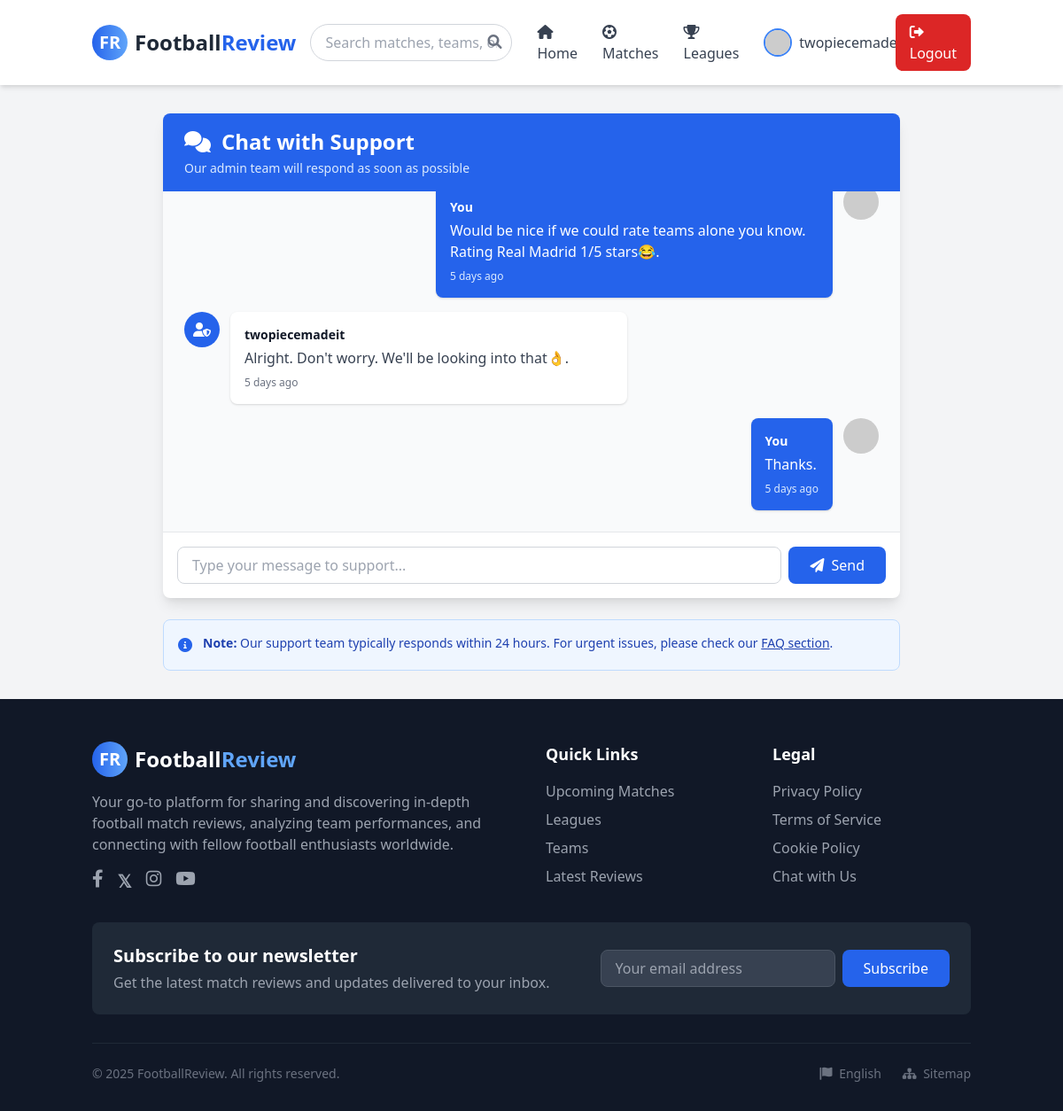
The app's page /code/chat.php (signed in) with its own data.
### tables this page shows
CREATE TABLE `support_messages` (
  `id` int NOT NULL,
  `user_id` int NOT NULL,
  `admin_id` int DEFAULT NULL,
  `message` text NOT NULL,
  `is_admin` tinyint(1) DEFAULT '0',
  `created_at` timestamp NOT NULL DEFAULT CURRENT_TIMESTAMP
);

CREATE TABLE `users` (
  `id` int NOT NULL,
  `username` varchar(50) DEFAULT NULL,
  `email` varchar(100) NOT NULL,
  `password_hash` varchar(255) NOT NULL,
  `display_name` varchar(50) DEFAULT NULL,
  `avatar` varchar(255) DEFAULT NULL,
  `bio` text,
  `role` enum('fan','admin','user') DEFAULT 'fan',
  `status` enum('active','inactive','banned') DEFAULT 'active',
  `login_attempts` int DEFAULT '0',
  `last_failed_login` timestamp NULL DEFAULT NULL,
  `last_login` timestamp NULL DEFAULT NULL,
  `created_at` timestamp NOT NULL DEFAULT CURRENT_TIMESTAMP,
  `updated_at` timestamp NOT NULL DEFAULT CURRENT_TIMESTAMP ON UPDATE CURRENT_TIMESTAMP
);

### code/includes/functions.php (called while the page is built, shortened)
<?php
function time_elapsed_string($datetime, $full = false) {
    $now = new DateTime;
    $ago = new DateTime($datetime);
    $diff = $now->diff($ago);
    $weeks = floor($diff->days / 7);
    $diff->d -= $weeks * 7;
    $string = array(
        'y' => 'year',
        'm' => 'month',
        'w' => 'week',
        'd' => 'day',
        'h' => 'hour',
        'i' => 'minute',
        's' => 'second',
    );
    foreach ($string as $k => &$v) {
        if ($k === 'w') {
            $value = $weeks;
        } else {
            $value = $diff->$k;
        }
        if ($value) {
            $v = $value . ' ' . $v . ($value > 1 ? 's' : '');
        } else {
            unset($string[$k]);
        }
    }
    if (!$full) $string = array_slice($string, 0, 1);
    return $string ? implode(', ', $string) . ' ago' : 'just now';
}
function get_avatar_url($user_avatar, $size = 100, $name_fallback = null) {
    $name = $name_fallback ?? $_SESSION['username'] ?? 'User';
    return "https://ui-avatars.com/api/?name=" . urlencode($name) . "&size=$size&background=random&length=1";
}

### code/chat.php (the view, shortened to what this page needs)
<?php
$db = Database::getInstance()->getConnection();
$user_id = $_SESSION['user_id'];
$stmt = $db->prepare("SELECT sm.*, u.username, u.avatar, u.display_name
    FROM support_messages sm
    JOIN users u ON sm.user_id = u.id
    WHERE sm.user_id = ? OR (sm.is_admin = 1 AND sm.admin_id = ?)
    ORDER BY sm.created_at ASC");
$stmt->execute([$user_id, $user_id]);
$messages = $stmt->fetchAll();
?>
<!DOCTYPE html>
<html lang="en">
<head>
    <link href="https://cdn.jsdelivr.net/npm/tailwindcss@2.2.19/dist/tailwind.min.css" rel="stylesheet">
    <link rel="stylesheet" href="https://cdnjs.cloudflare.com/ajax/libs/font-awesome/6.0.0-beta3/css/all.min.css">
    <link rel="stylesheet" href="<?= BASE_URL ?>/assets/css/style.css">
</head>
<body class="bg-gray-100">
<?php include 'includes/partials/header.php'; ?>
<div class="max-w-4xl mx-auto px-4 sm:px-6 lg:px-8 py-8">
    <div class="bg-white rounded-lg shadow-lg overflow-hidden">
        <div class="bg-blue-600 px-6 py-4">
            <h1 class="text-2xl font-bold text-white flex items-center">
                <i class="fas fa-comments mr-3"></i>
                Chat with Support
            </h1>
            <p class="text-blue-100 text-sm mt-1">Our admin team will respond as soon as possible</p>
        </div>
        <div class="h-96 overflow-y-auto p-6 bg-gray-50" id="chat-container">
            <?php if (empty($messages)): ?>
                <div class="text-center py-12">
                    <i class="fas fa-comment-dots text-6xl text-gray-300 mb-4"></i>
                    <p class="text-gray-500">No messages yet. Start the conversation!</p>
                </div>
            <?php else: ?>
                <div class="space-y-4">
                    <?php foreach ($messages as $msg): ?>
                        <?php if ($msg['is_admin']): ?>
                            <div class="flex items-start">
                                <div class="flex-shrink-0">
                                    <div class="h-10 w-10 rounded-full bg-blue-600 flex items-center justify-center">
                                        <i class="fas fa-user-shield text-white"></i>
                                    </div>
                                </div>
                                <div class="ml-3 flex-1">
                                    <div class="bg-white rounded-lg shadow p-4 max-w-md">
                                        <p class="text-sm font-semibold text-gray-900 mb-1">
                                            <?= htmlspecialchars($msg['display_name'] ?? 'Support Team') ?>
                                        </p>
                                        <p class="text-gray-700"><?= nl2br(htmlspecialchars($msg['message'])) ?></p>
                                        <p class="text-xs text-gray-500 mt-2"><?= time_elapsed_string($msg['created_at']) ?></p>
                                    </div>
                                </div>
                            </div>
                        <?php else: ?>
                            <div class="flex items-start justify-end">
                                <div class="mr-3 flex-1 text-right">
                                    <div class="bg-blue-600 text-white rounded-lg shadow p-4 inline-block text-left max-w-md">
                                        <p class="text-sm font-semibold mb-1">You</p>
                                        <p><?= nl2br(htmlspecialchars($msg['message'])) ?></p>
                                        <p class="text-xs text-blue-100 mt-2"><?= time_elapsed_string($msg['created_at']) ?></p>
                                    </div>
                                </div>
                                <div class="flex-shrink-0">
                                    <img src="<?= get_avatar_url($_SESSION['avatar_url'] ?? '', 40) ?>"
                                         alt="You"
                                         class="h-10 w-10 rounded-full">
                                </div>
                            </div>
                        <?php endif; ?>
                    <?php endforeach; ?>
                </div>
            <?php endif; ?>
        </div>
        <div class="border-t border-gray-200 p-4">
            <form method="POST" class="flex gap-2">
                <input type="text" name="message" required
                       placeholder="Type your message to support..."
                       class="flex-1 px-4 py-2 border border-gray-300 rounded-lg focus:outline-none focus:ring-2 focus:ring-blue-500">
                <button type="submit"
                        class="px-6 py-2 bg-blue-600 text-white rounded-lg hover:bg-blue-700 transition-colors">
                    <i class="fas fa-paper-plane mr-2"></i>Send
                </button>
            </form>
        </div>
    </div>
    <div class="mt-6 bg-blue-50 border border-blue-200 rounded-lg p-4">
        <div class="flex">
            <div class="flex-shrink-0">
                <i class="fas fa-info-circle text-blue-600"></i>
            </div>
            <div class="ml-3">
                <p class="text-sm text-blue-800">
                    <strong>Note:</strong> Our support team typically responds within 24 hours. For urgent issues, please check our <a href="index.php" class="underline">FAQ section</a>.
                </p>
            </div>
        </div>
    </div>
</div>
<?php include 'includes/partials/footer.php'; ?>
</body>
</html>

### code/assets/css/style.css (style rules this page uses)
:root { --primary-color: #2563eb; --secondary-color: #1e40af; --success-color: #10b981; --danger-color: #ef4444; --warning-color: #f59e0b; --info-color: #3b82f6; }
html { scroll-behavior: smooth; }

### code/assets/css/base.css (style rules this page uses)
*, *::before, *::after { box-sizing: border-box; }
body { -webkit-font-smoothing: antialiased; -moz-osx-font-smoothing: grayscale; }
img { max-width: 100%; height: auto; }
a { text-decoration: none; transition: color 0.2s ease; }

### records on screen
support_messages: message "Would be nice if we could rate teams alone you know. Rating Real Madrid 1/5 stars😂.", created_at "5 days ago", is_admin 0 (drawn)
support_messages: user.display_name "twopiecemadeit", message "Alright. Don't worry. We'll be looking into that👌.", created_at "5 days ago"
support_messages: message "Thanks.", created_at "5 days ago", is_admin 0 (drawn)

### other values on screen
$_SESSION['display_name'] "twopiecemadeit"
